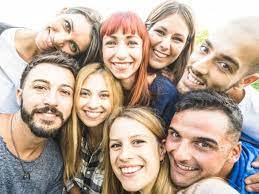
#> input picture Photos/people.jpeg, 259 x 194 px, found by its file name
$ python face_detect.py
#> lines starting #> are read from the running program, lines starting #| are printed output that depends on the picture; after the words box and inside, x2 and y2 are one past the last pixel; in counts of white or black regions, pixels touching at a corner belong together
import cv2 as cv
import numpy as np

img = cv.imread('Photos/people.jpeg')
#> img is the input picture: shape (194, 259, 3); mean B, G, R 153.4, 167.2, 185.7
cv.imshow('People', img)

gray = cv.cvtColor(img, cv.COLOR_BGR2GRAY)
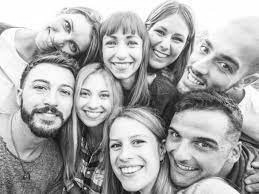
#> gray: shape (194, 259); min 0, max 255, mean 171.2
cv.imshow('Gray', gray)

face_cascade = cv.CascadeClassifier(cv.data.haarcascades + 'haarcascade_frontalface_default.xml')

faces_rect = face_cascade.detectMultiScale(gray, scaleFactor=1.1, minNeighbors=6)
#> faces_rect = [[68, 74, 53, 53], [94, 22, 56, 56], [101, 119, 64, 64], [142, 15, 53, 53], [18, 64, 65, 65]]

print(f'Number of faces found: {len(faces_rect)}')
#| Number of faces found: 5
for (x, y, w, h) in faces_rect:
    cv.rectangle(img, (x, y), (x+w, y+h), (0, 255, 0), thickness=2)
#> this loop made 5 passes
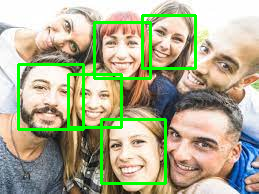
#> img: shape (194, 259, 3); 6.74% of pixels changed, all inside (x1, y1, x2, y2) = (17, 14, 197, 185)

cv.imshow('Detected Faces', img)

cv.waitKey(3000)

$ run again, with Photos/cat.jpeg copied over Photos/people.jpeg
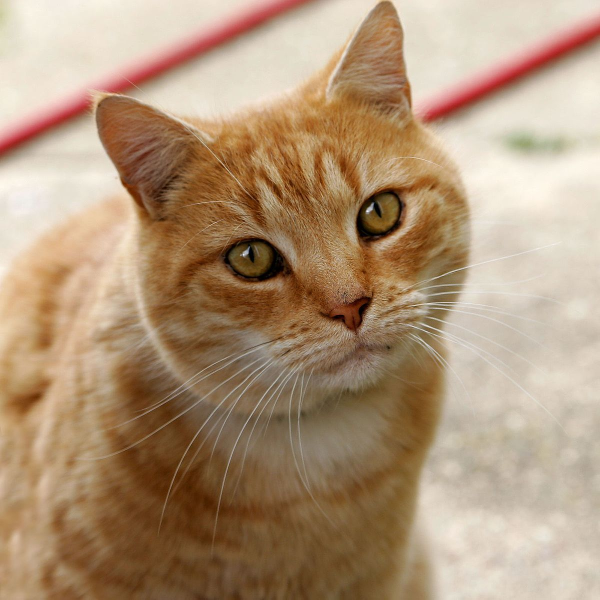
#> input picture Photos/cat.jpeg, 1200 x 1199 px, found by its file name (shown at 1/2 size)
#> img is the input picture: shape (1199, 1200, 3); mean B, G, R 120.7, 148.8, 175.9
#> `gray = cv.cvtColor(img, cv.COLOR_BGR2GRAY)`:
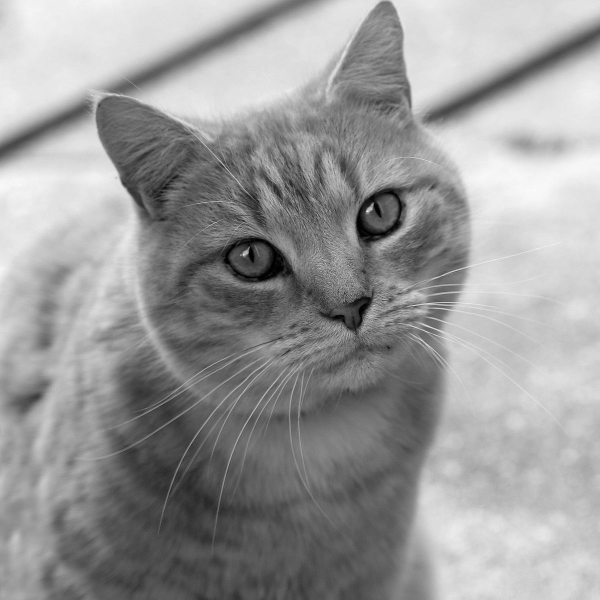
#> gray: shape (1199, 1200) (shown at 1/2 size); min 0, max 255, mean 153.7
#> faces_rect = [[61, 570, 126, 126]]
#| Number of faces found: 1
#> the loop `for (x, y, w, h) in faces_rect:` made 1 pass
#> after the loop `for (x, y, w, h) in faces_rect:`:
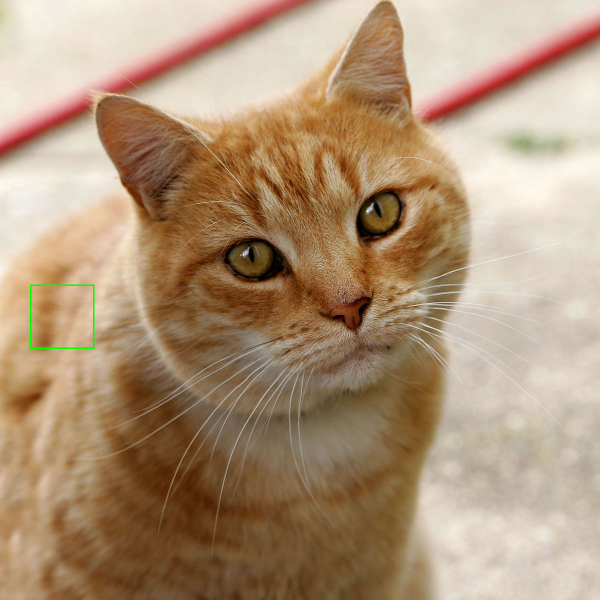
#> img: shape (1199, 1200, 3) (shown at 1/2 size); 0.1% of pixels changed, all inside (x1, y1, x2, y2) = (60, 569, 189, 698)
